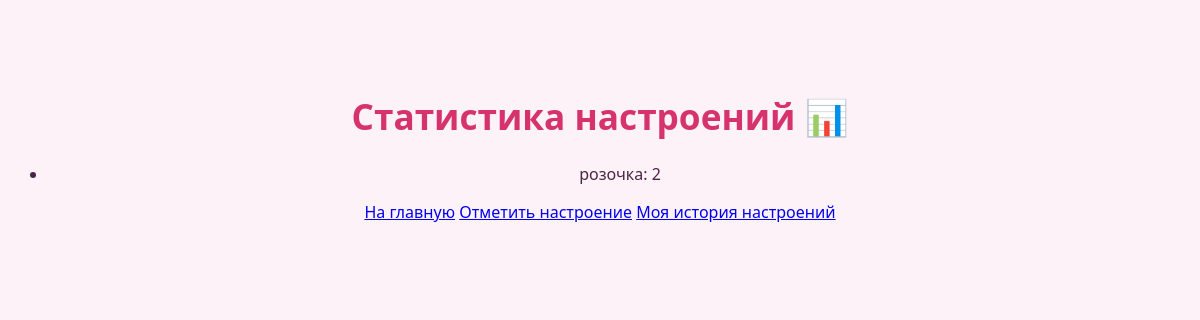
/stats, run on an earlier commit of the app's database.
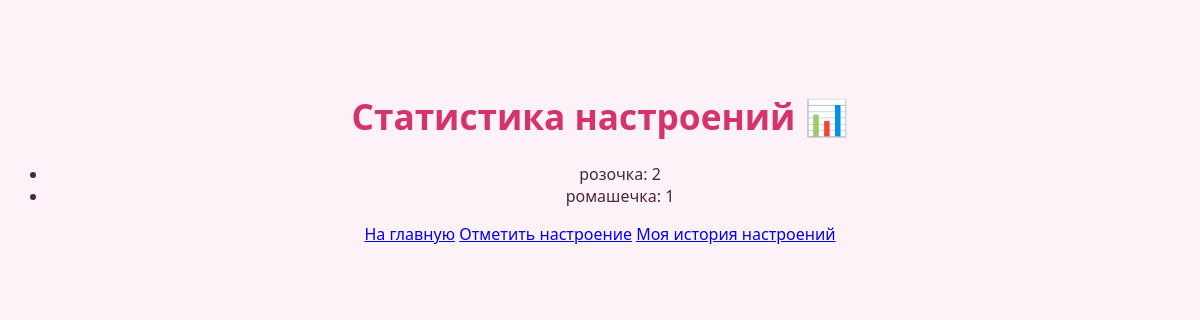
And on a later commit of the database.
### tables this page shows
CREATE TABLE moods (
            id INTEGER PRIMARY KEY AUTOINCREMENT,
            mood TEXT NOT NULL,
            date TEXT NOT NULL
        , note TEXT);

### app.py (the view)
@app.route("/stats")
def stats():
    mood_stats = get_mood_stats()
    return render_template("stats.html", stats=mood_stats)

### app.py (called while the page is built)
@app.context_processor
def inject_theme():
    theme = request.cookies.get("theme", "pink")
    return dict(theme=theme)

### database.py (called while the page is built)
def get_connection():
    connection = sqlite3.connect("moodgarden.db")
    return connection

def get_mood_stats():
    connection = get_connection()
    cursor = connection.cursor()
    cursor.execute("SELECT mood, COUNT(*) FROM moods GROUP BY mood")
    rows = cursor.fetchall()
    connection.close()
    return rows

### templates/stats.html (shortened to what this page needs)
<!DOCTYPE html>
<html lang="ru">
<head>
    <link rel="stylesheet" href="{{ url_for('static', filename='style.css') }}">
</head>
<body class="{{ theme }}">
    <h1>Статистика настроений 📊</h1>
    <ul>
        {% for mood_name, count in stats %}
            <li>{{ mood_name }}: {{ count }}</li>
        {% endfor %}
    </ul>
    <nav>
        <a href="{{ url_for('home') }}">На главную</a>
        <a href="{{ url_for('mood') }}">Отметить настроение</a>
        <a href="{{ url_for('history') }}">Моя история настроений</a>
    </nav>
</body>
</html>

What changed in the data, as far as the page shows it:
added moods: mood "ромaшечка", count "1"
